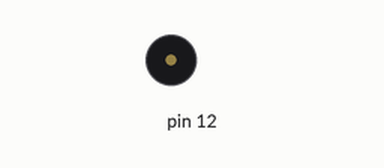
This sketch was run on a simulated Arduino Uno, built with avr-gcc and run on an emulated ATmega328P. Shown: buzzer (waves = sounding).

Above: at 2.6 s.
At 10.47 s:
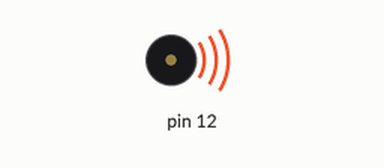
Timing chart, 0 to 10.8 s (numbered marks = the images above):
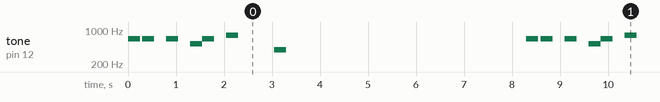

Measured:
- by itself, tone on pin 12: repeats every 8.3 s: silent 0.05 s, 2 × (659 Hz 0.25 s, silent 0.25 s), 523 Hz 0.25 s, 659 Hz 0.25 s, silent 0.25 s, 783 Hz 0.25 s, silent 0.75 s, 392 Hz 0.25 s, silent 5.0 s, 659 Hz 0.25 s

The sketch:

Mario_Theme.ino
```cpp
void setup() {
  // put your setup code here, to run once:
pinMode(12, OUTPUT);
}

void loop() {
  // put your main code here, to run repeatedly:
// Mario
tone(12, 659); // E5 x 1
delay(250);
noTone(12);
delay(50);
tone(12, 659); // E5 x 2
delay(250);
noTone(12);
delay(250);
tone(12, 659); // E5 x 3
delay(250);
noTone(12);
delay(250);
tone(12, 523); // C5
delay(250);
tone(12, 659); // E5
delay(250);
noTone(12);
delay(250);
tone(12, 783); // G5
delay(250);
noTone(12);
delay(750);
tone(12, 392); // G4
delay(250);
noTone(12);

delay(5000);
}
```
